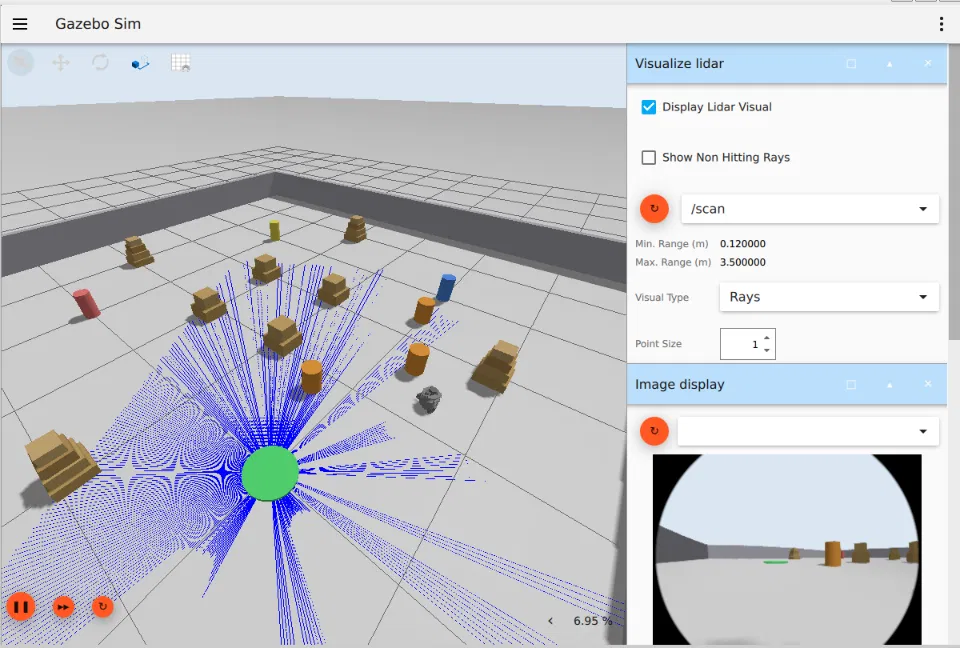
#> input picture Sem2/Robotics Software and Programming/task2-code/image-1.png, 960 x 648 px
$ python -i vision_core.py   (imports and definitions only)
#> lines starting #> are read from the running program, lines starting #| are printed output that depends on the picture; after the words box and inside, x2 and y2 are one past the last pixel; in counts of white or black regions, pixels touching at a corner belong together
"""
vision_core.py

Pure image-processing logic for marker detection, with no dependency on
rospy or any ROS message types. Separated from vision_detector.py (the
ROS node) so this module can be imported, run, and edited in a plain
Python environment, VS Code included, without a ROS installation.

vision_detector.py is a thin wrapper that calls detect_marker() from this
module and publishes the result on ROS topics.
"""

from __future__ import annotations

from dataclasses import dataclass
from typing import Optional, Tuple

import cv2
import numpy as np

# HSV threshold range for the target marker colour. Defaults detect a red
# marker; red spans the wraparound point of the HSV hue circle, so two
# ranges are combined. For a different colour, e.g. blue, typical bounds
# are H: 100-130, S: 100-255, V: 50-255, with no wraparound needed.
LOWER_RED_1 = np.array([0, 120, 70])
UPPER_RED_1 = np.array([10, 255, 255])
LOWER_RED_2 = np.array([170, 120, 70])
UPPER_RED_2 = np.array([180, 255, 255])

MIN_CONTOUR_AREA = 500


@dataclass
class DetectionResult:
    offset: float          # normalised horizontal offset in [-1, 1]
    visible: bool
    centroid: Optional[Tuple[int, int]]
    contour_area: float
    debug_frame: np.ndarray


def build_red_mask(hsv_frame: np.ndarray) -> np.ndarray:
    """Builds a binary mask isolating red pixels in an HSV frame,
    combining both ends of the hue wraparound, then cleans it with
    morphological opening and closing to remove small noise blobs."""
    mask1 = cv2.inRange(hsv_frame, LOWER_RED_1, UPPER_RED_1)
    mask2 = cv2.inRange(hsv_frame, LOWER_RED_2, UPPER_RED_2)
    mask = cv2.bitwise_or(mask1, mask2)

    kernel = np.ones((5, 5), np.uint8)
    mask = cv2.morphologyEx(mask, cv2.MORPH_OPEN, kernel)
    mask = cv2.morphologyEx(mask, cv2.MORPH_CLOSE, kernel)
    return mask


def detect_marker(frame_bgr: np.ndarray, min_area: float = MIN_CONTOUR_AREA) -> DetectionResult:
    """Applies HSV thresholding to an OpenCV BGR frame, finds the largest
    matching contour, and returns its centroid, normalised horizontal
    offset from the frame centre, and an annotated debug frame.

    This function has no ROS dependency and can be exercised directly
    from a plain Python script or the VS Code debugger, e.g. against a
    static test image or a laptop webcam frame, before ever touching a
    ROS topic.
    """
    height, width = frame_bgr.shape[:2]
    frame_center_x = width / 2.0

    hsv = cv2.cvtColor(frame_bgr, cv2.COLOR_BGR2HSV)
    mask = build_red_mask(hsv)

    contours, _ = cv2.findContours(mask, cv2.RETR_EXTERNAL, cv2.CHAIN_APPROX_SIMPLE)
    debug_frame = frame_bgr.copy()

    offset = 0.0
    visible = False
    centroid = None
    area = 0.0

    if contours:
        largest_contour = max(contours, key=cv2.contourArea)
        area = cv2.contourArea(largest_contour)

        if area >= min_area:
            moments = cv2.moments(largest_contour)
            if moments["m00"] != 0:
                centroid_x = moments["m10"] / moments["m00"]
                centroid_y = moments["m01"] / moments["m00"]
                centroid = (int(centroid_x), int(centroid_y))

                offset = (centroid_x - frame_center_x) / frame_center_x
                visible = True

                cv2.drawContours(debug_frame, [largest_contour], -1, (0, 255, 0), 2)
                cv2.circle(debug_frame, centroid, 6, (255, 0, 0), -1)

    cv2.line(debug_frame, (width // 2, 0), (width // 2, height), (0, 255, 255), 1)
    cv2.putText(
        debug_frame, f"visible={visible} offset={offset:.2f}",
        (10, 25), cv2.FONT_HERSHEY_SIMPLEX, 0.7, (255, 255, 255), 2,
    )

    return DetectionResult(
        offset=offset, visible=visible, centroid=centroid,
        contour_area=area, debug_frame=debug_frame,
    )


# [16 lines not run here, left out]

>>> import cv2
>>> picture = cv2.imread('../../../Robotics Software and Programming/task2-code/image-1.png')
#> picture is the input picture: shape (648, 960, 3); mean B, G, R 207, 199.6, 197.8
>>> result = detect_marker(picture)
#> in detect_marker, `hsv = cv2.cvtColor(frame_bgr, cv2.COLOR_BGR2HSV)`: hsv: shape (648, 960, 3); mean H, S, V 46.4, 19, 209.8
#> in build_red_mask, `mask1 = cv2.inRange(hsv_frame, LOWER_RED_1, UPPER_RED_1)`:
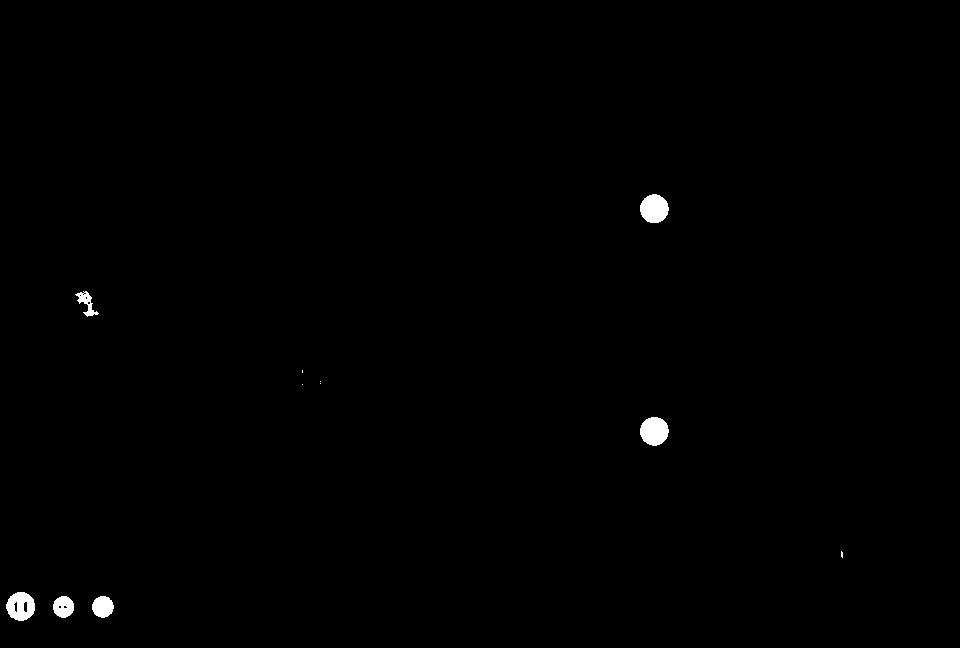
#> mask1: shape (648, 960); 0.46% white; 11 white regions (5 under 20 px), largest, box (x1, y1, x2, y2) and area: (640, 194, 669, 223) 648, (640, 417, 669, 446) 648, (6, 592, 35, 621) 604, (92, 596, 114, 618) 370, (53, 596, 74, 618) 353, (75, 291, 99, 317) 226
#> in build_red_mask, `mask2 = cv2.inRange(hsv_frame, LOWER_RED_2, UPPER_RED_2)`:
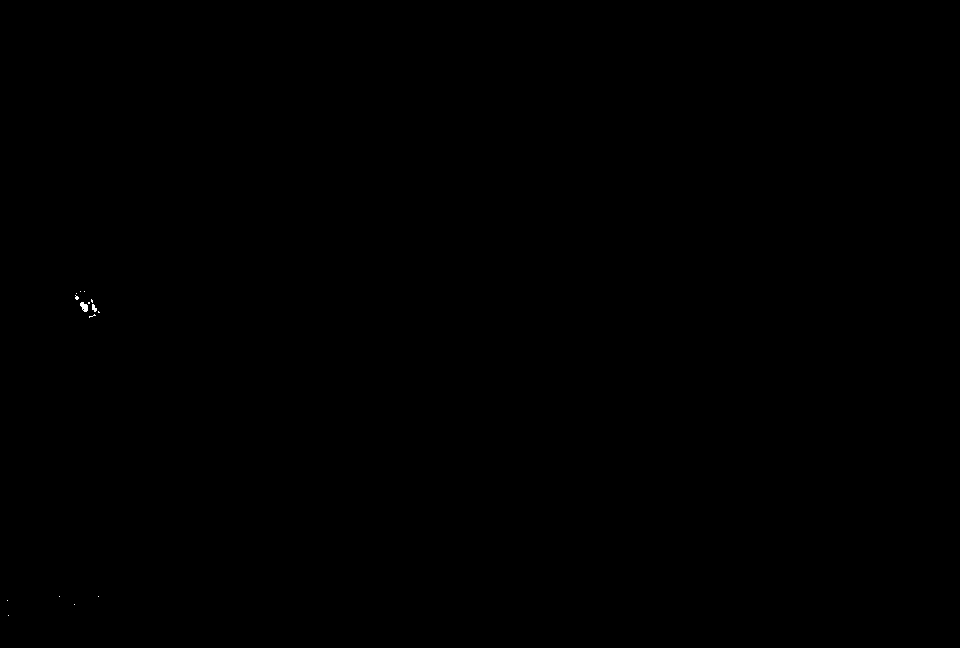
#> mask2: shape (648, 960); 0.02% white; 15 white regions (13 under 20 px), largest, box (x1, y1, x2, y2) and area: (80, 302, 88, 312) 54, (92, 304, 97, 312) 26
#> in build_red_mask, `mask = cv2.bitwise_or(mask1, mask2)`: mask: shape (648, 960); 0.48% white; 11 white regions (5 under 20 px), largest, box (x1, y1, x2, y2) and area: (640, 194, 669, 223) 648, (640, 417, 669, 446) 648, (6, 592, 35, 621) 606, (92, 596, 114, 618) 371, (53, 596, 75, 618) 355, (75, 291, 100, 318) 344
#> in build_red_mask, `mask = cv2.morphologyEx(mask, cv2.MORPH_OPEN, kernel)`: mask: shape (648, 960); 0.46% white; 6 white regions, box (x1, y1, x2, y2) and area: (640, 194, 668, 223) 644, (640, 417, 668, 446) 644, (6, 592, 35, 621) 604, (92, 596, 113, 617) 362, (53, 596, 74, 618) 347, (77, 295, 97, 316) 270
#> in build_red_mask, `mask = cv2.morphologyEx(mask, cv2.MORPH_CLOSE, kernel)`: mask: shape (648, 960); 0.47% white; 6 white regions
#> in detect_marker, `contours, _ = cv2.findContours(mask, cv2.RETR_EXTERNAL, cv2.CHAIN_APPR..`: contours = 6 contours; box (x1, y1, x2, y2) and area: (6, 592, 35, 621) 610, (640, 417, 668, 446) 604, (640, 194, 668, 223) 604, (53, 596, 74, 618) 332, (92, 596, 113, 617) 330, (77, 295, 97, 316) 240
#> in detect_marker, `largest_contour = max(contours, key=cv2.contourArea)`: largest_contour = contour of 41 points, box (x1, y1, x2, y2) (6, 592, 35, 621), area 610
#> in detect_marker, `area = cv2.contourArea(largest_contour)`: area = 610
#> in detect_marker, `moments = cv2.moments(largest_contour)`: moments = moments, m00 610, centre m10/m00, m01/m00 = (20.33, 605.9)
#> in detect_marker, `centroid_x = moments["m10"] / moments["m00"]`: centroid_x = 20.33
#> in detect_marker, `centroid_y = moments["m01"] / moments["m00"]`: centroid_y = 605.9
#> in detect_marker, `centroid = (int(centroid_x), int(centroid_y))`: centroid = (20, 605)
#> in detect_marker, `offset = (centroid_x - frame_center_x) / frame_center_x`: offset = -0.958
#> in detect_marker, `cv2.circle(debug_frame, centroid, 6, (255, 0, 0), -1)`: debug_frame: shape (648, 960, 3); mean B, G, R 206.9, 199.6, 197.7
#> in detect_marker, `cv2.line(debug_frame, (width // 2, 0), (width // 2, height), (0, 255, ..`:
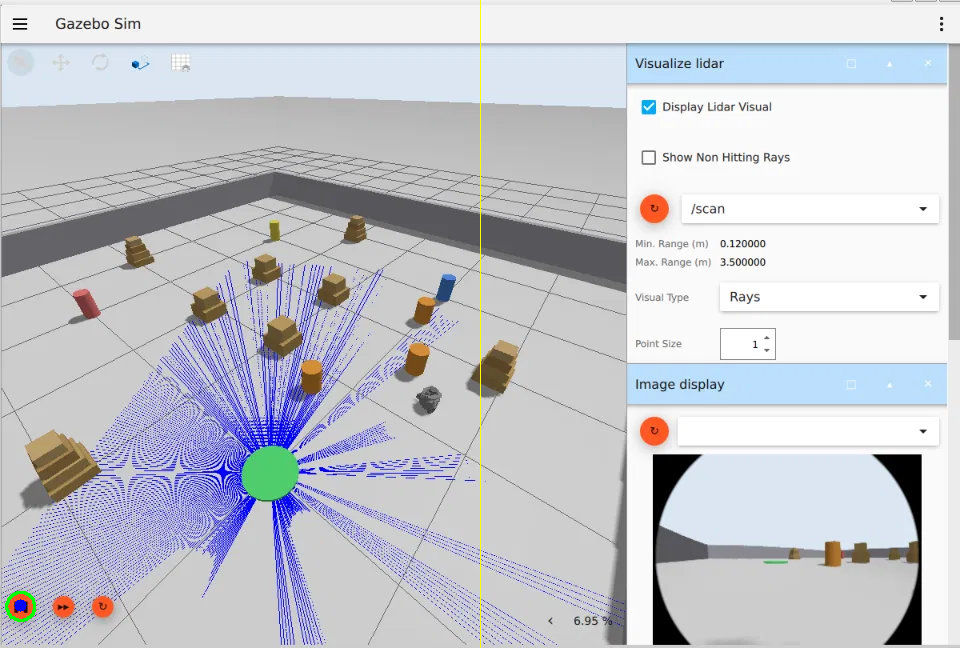
#> debug_frame: shape (648, 960, 3); mean B, G, R 206.7, 199.7, 197.7
#> in detect_marker, `cv2.putText( debug_frame, f"visible={visible} offset={offset:.2f}", (1..`: debug_frame: shape (648, 960, 3); 0.31% of pixels changed, all inside (x1, y1, x2, y2) = (10, 9, 300, 27)

$ run again, on Sem2/Robotics Software and Programming/task2-code/image.png
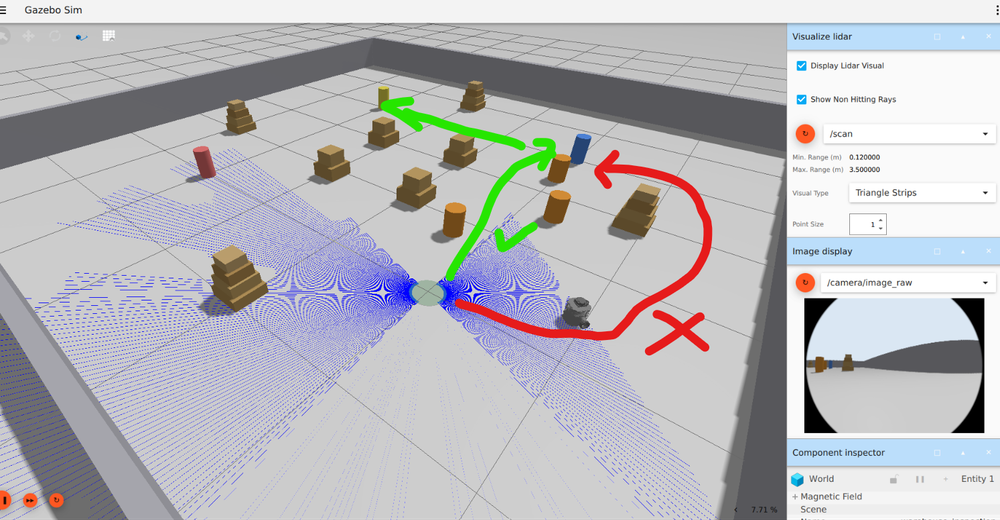
#> input picture Sem2/Robotics Software and Programming/task2-code/image.png, 1000 x 520 px, shrunk from 1493 x 777 before the run
#> picture is the input picture: shape (520, 1000, 3); mean B, G, R 190.2, 185.4, 185.5
#> hsv: shape (520, 1000, 3); mean H, S, V 41.2, 20.4, 196.6
#> in build_red_mask, `mask1 = cv2.inRange(hsv_frame, LOWER_RED_1, UPPER_RED_1)`:
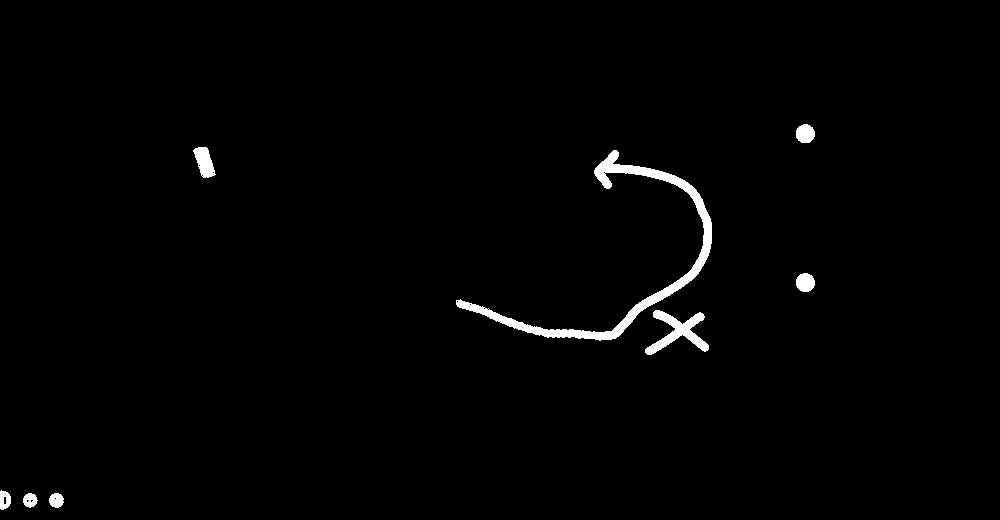
#> mask1: shape (520, 1000); 1.3% white; 8 white regions, largest, box (x1, y1, x2, y2) and area: (456, 150, 712, 341) 4108, (645, 310, 709, 355) 1076, (193, 147, 216, 178) 437
#> mask2: shape (520, 1000); 0.03% white in thin lines or dots, all inside (x1, y1, x2, y2) = (0, 156, 599, 510)
#> contours = 8 contours; box (x1, y1, x2, y2) and area: (456, 151, 712, 340) 3800, (646, 310, 709, 355) 978, (194, 147, 215, 178) 402, (796, 124, 815, 143) 262, (796, 273, 815, 292) 261, (49, 493, 64, 507) 145, (0, 491, 11, 510) 133, (25, 494, 36, 507) 99
#> largest_contour = contour of 419 points, box (x1, y1, x2, y2) (456, 151, 712, 340), area 3800
#> area = 3800.5
#> moments = moments, m00 3800.5, centre m10/m00, m01/m00 = (617.4, 260.5)
#> centroid_x = 617.4
#> centroid_y = 260.5
#> centroid = (617, 260)
#> offset = 0.235
#> in detect_marker, `cv2.putText( debug_frame, f"visible={visible} offset={offset:.2f}", (1..`:
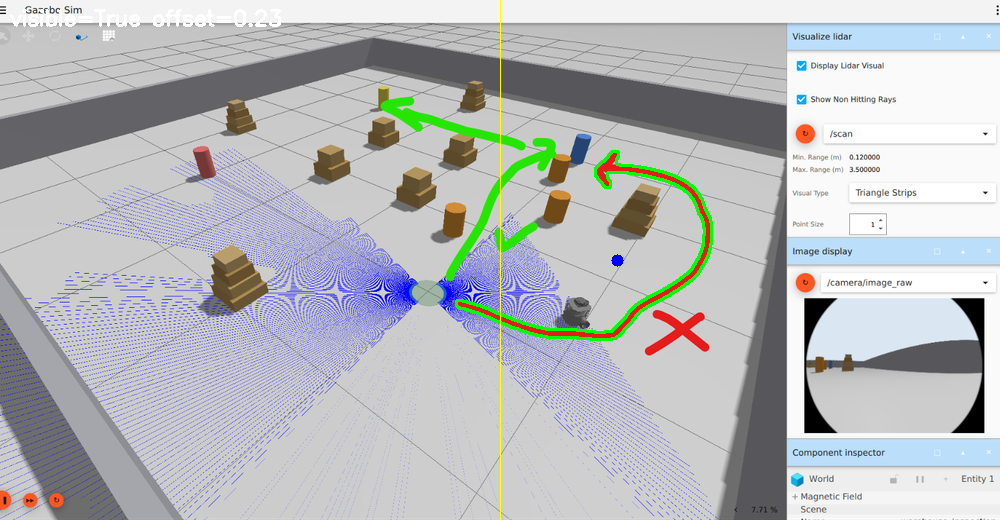
#> debug_frame: shape (520, 1000, 3); mean B, G, R 189.6, 186.7, 184.3
